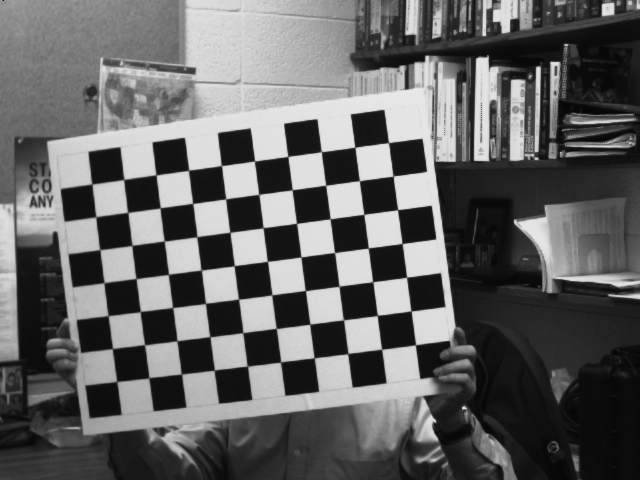
#> input picture Assignment_2/images/BMP/AR10.bmp, 640 x 480 px, given in place of cropped.jpg, which was not available
$ python task_2.py
#> lines starting #> are read from the running program, lines starting #| are printed output that depends on the picture; pictures that were not available may be replaced by others from this repository, and a replacement may not be noted
import numpy as np
import cv2
from numpy.lib.type_check import imag

reference = cv2.imread('Downloads/cropped.jpg', 0)
#> reference is the input picture: shape (480, 640); min 6, max 236, mean 99.6
target = cv2.imread('Downloads/im1.jpg')
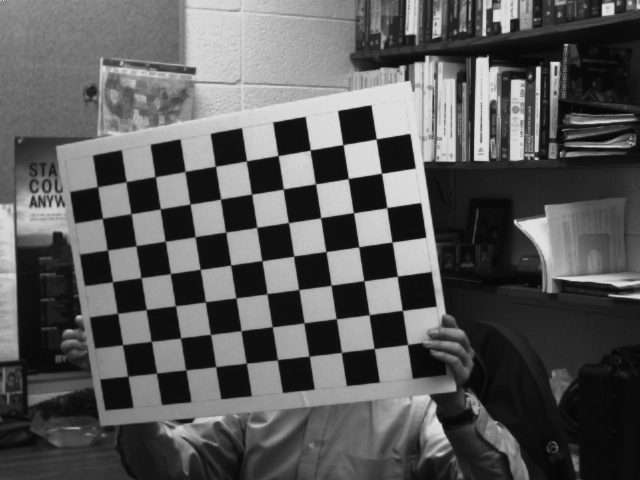
#> input picture Assignment_2/images/BMP/AR11.bmp, 640 x 480 px, given in place of im1.jpg, which was not available
#> target is the input picture: shape (480, 640, 3); min 5, max 254, mean 89.6

width = reference.shape[1]
#> width = 640
hight = reference.shape[0]
#> hight = 480
target_resized = cv2.resize(target,(width,hight),interpolation = cv2.INTER_AREA)

cap = cv2.VideoCapture(0)
fourcc = cv2.VideoWriter_fourcc(*'XVID')
out = cv2.VideoWriter('output.avi',fourcc, 20.0, (1280,480))
sift = cv2.SIFT_create()
kp_image, des_image = sift.detectAndCompute(reference,None)
#> kp_image = 1152 keypoints; strongest (x, y, size): (370, 127, 21.8), (302, 136, 21.8), (236, 146, 21.8), (170, 155, 21.2)

index_params = dict(algorithm=0, trees=5)
search_params = dict()
flann = cv2.FlannBasedMatcher(index_params, search_params)

while True:
    ret, cframe = cap.read()
    frame = cv2.cvtColor(cframe, cv2.COLOR_BGR2GRAY)
    kp_grayframe, des_grayframe = sift.detectAndCompute(frame,None)
#> kp_grayframe has the same summary as kp_image
    matches = flann.knnMatch(des_image,des_grayframe, k=2)
#> matches = 1152 matches
    good_points = []
    for m, n in matches:
        if m.distance < 0.5*n.distance:
            good_points.append(m)
#> after the loop, good_points = 1152 matches

    matches_result = cv2.drawMatches(reference,kp_image,frame,kp_grayframe,good_points,None, flags=2)
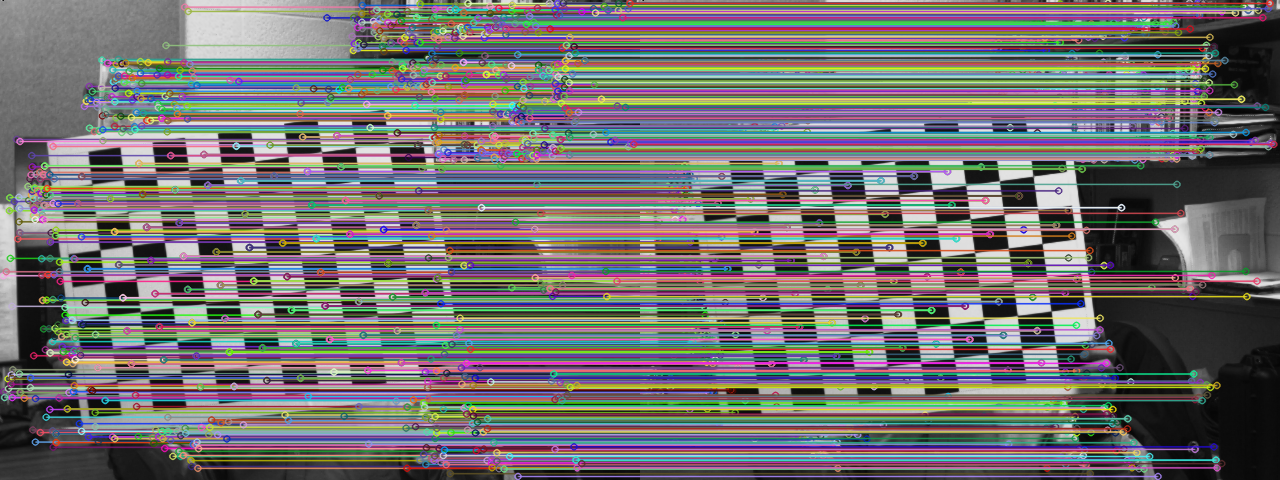
#> matches_result: shape (480, 1280, 3); mean of channels 0, 1, 2 111.4, 111.8, 114.8; drawn as B, G, R

    if len(good_points) > 10:
        image_points = np.float32([kp_image[m.queryIdx].pt for m in good_points]).reshape(-1, 1, 2)
#> image_points = 1152 rows, first 8: [2.88, 275.3], [3.34, 391.3], [3.34, 391.3], [4.1, 397], [4.1, 397], [5.76, 271.2], [7.59, 378.4], [7.82, 395.2]
        frame_points = np.float32([kp_grayframe[m.trainIdx].pt for m in good_points]).reshape(-1, 1, 2)
#> frame_points has the same summary as image_points

        matrix, mask = cv2.findHomography(image_points, frame_points, cv2.RANSAC, 5.0)
#> matrix = [[1, -1.19e-15, 6.19e-13], [-1.36e-15, 1, 5.67e-13], [-7.55e-18, -5.11e-18, 1]]; mask = 1152 values from 1 to 1

        h, w = reference.shape
#> h = 480; w = 640
        points = np.float32([[0,0],[0,h-6],[w-6,h-6],[w-6,0]]).reshape(-1, 1, 2)
#> points = [[0, 0], [0, 474], [634, 474], [634, 0]]
        distort_pts = cv2.perspectiveTransform(points, matrix)
#> distort_pts = [[6.19e-13, 5.67e-13], [5.63e-14, 474], [634, 474], [634, -2.96e-13]]
        homography = cv2.polylines(frame, [np.int32(distort_pts)], True, (255, 0, 0), 3)
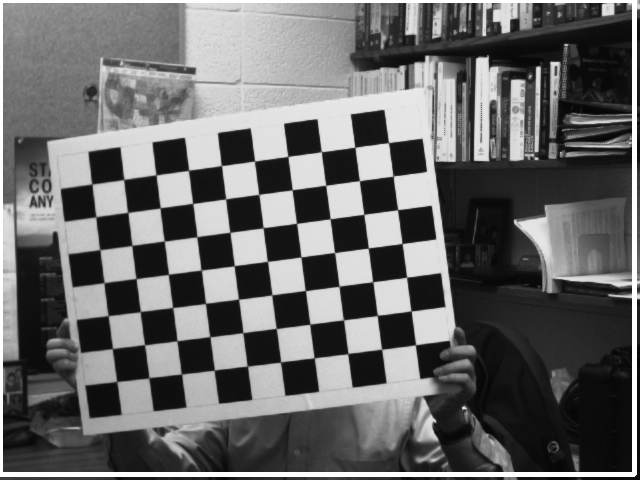
#> homography: shape (480, 640); min 6, max 255, mean 104.8

        warp_result = cv2.warpPerspective(target_resized, matrix, (homography.shape[1], homography.shape[0]))
        gray_warp = cv2.cvtColor(warp_result,cv2.COLOR_BGR2GRAY)
        ret, mask = cv2.threshold(gray_warp, 3, 255, cv2.THRESH_BINARY_INV)
#> mask: shape (480, 640); every value is 0

        back = cv2.bitwise_and(cframe, cframe, mask=mask)
#> back: shape (480, 640, 3); every value is 0
        final = cv2.bitwise_or(back, warp_result)
        concat = cv2.hconcat([final, cframe])
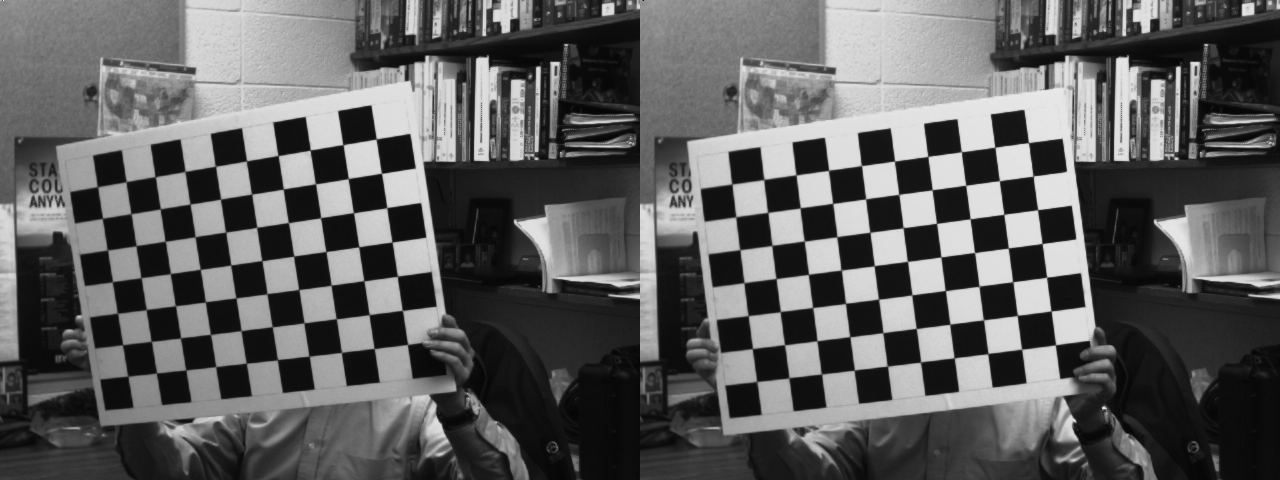
#> concat: shape (480, 1280, 3); min 5, max 254, mean 94.6
        cv2.imshow('concat', concat)
        out.write(concat)
    else:
        print("not enough matches found")

    cv2.imshow('matches_result', matches_result)

    key = cv2.waitKey(1)
#> (key Esc is pressed here)
    if key == 27:
        break

cap.release()
out.release()
cv2.destroyAllWindows()
